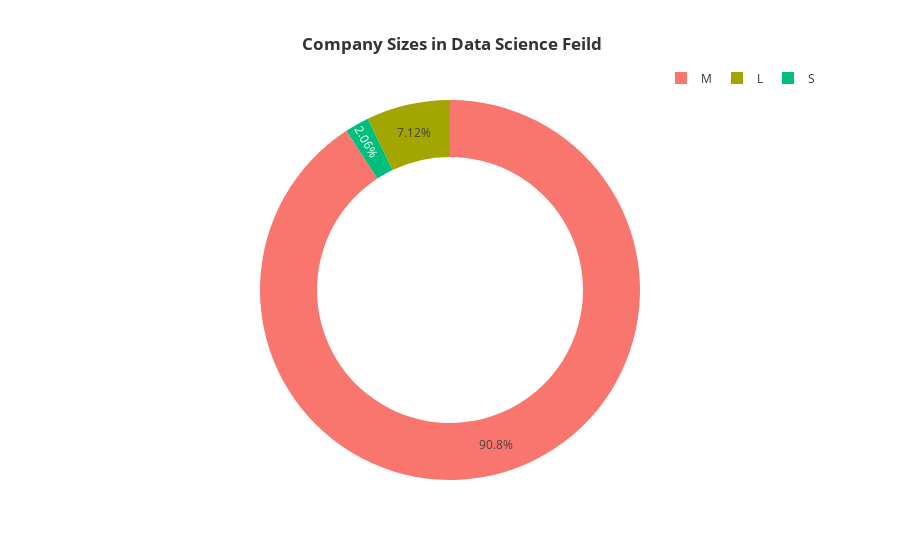

This figure's notebook cell:
### Code cell
fig=px.pie(df.groupby('experience_level',as_index=False)['salary_in_usd'].count().sort_values(by='salary_in_usd',ascending=False).head(10),names='experience_level',values='salary_in_usd',color='experience_level',hole=0.7,labels={'experience_level':'Experience level ','salary_in_usd':'count'},template='ggplot2',title='<b>Total Jobs Based on Experience Level')
fig.update_layout(title_x=0.5,legend=dict(orientation='h',yanchor='bottom',y=1.02,xanchor='right',x=1))
fig=px.pie(df.groupby('employment_type',as_index=False)['salary_in_usd'].count().sort_values(by='salary_in_usd',ascending=False).head(10),names='employment_type',values='salary_in_usd',color='employment_type',hole=0.7,labels={'employment_type':'Employment level','salary_in_usd':'count'},template='seaborn',title='<b> Total Jobs Based on Employee Level')
fig.update_layout(title_x=0.5)
fig=px.pie(df.groupby('remote_ratio',as_index=False)['salary_in_usd'].count().sort_values(by='salary_in_usd',ascending=False).head(10),names='remote_ratio',values='salary_in_usd',color='remote_ratio',hole=0.7,labels={'remote_ratio':'remote ratio','salary_in_usd':'count'},template='plotly',title='<b> Remote Ratio')
fig.update_layout(title_x=0.5)
fig=px.pie(df.groupby('company_size',as_index=False)['salary_in_usd'].count().sort_values(by='salary_in_usd',ascending=False).head(10),names='company_size',values='salary_in_usd',color='company_size',hole=0.7,labels={'company_size':'Company Size','salary_in_usd':'count'},template='ggplot2',title='<b> Company Sizes in Data Science Feild')
fig.update_layout(title_x=0.5,legend=dict(orientation='h',yanchor='bottom',y=1.02,xanchor='right',x=1))

### Figure 1 — Plotly figure (JSON) as saved in the notebook; plotly's stock layout.template omitted (floating-point values rounded to 4 significant figures)
{"data": [{"customdata": [["M"], ["L"], ["S"]], "domain": {"x": [0, 1], "y": [0, 1]}, "hole": 0.7, "hovertemplate": "Company Size=%{customdata[0]}<br>count=%{value}<extra></extra>", "labels": ["M", "L", "S"], "legendgroup": "", "marker": {"colors": ["#F8766D", "#A3A500", "#00BF7D"]}, "name": "", "showlegend": true, "type": "pie", "values": [7805, 612, 177]}], "layout": {"autosize": true, "legend": {"orientation": "h", "tracegroupgap": 0, "x": 1, "xanchor": "right", "y": 1.02, "yanchor": "bottom"}, "title": {"text": "<b> Company Sizes in Data Science Feild", "x": 0.5}}}
